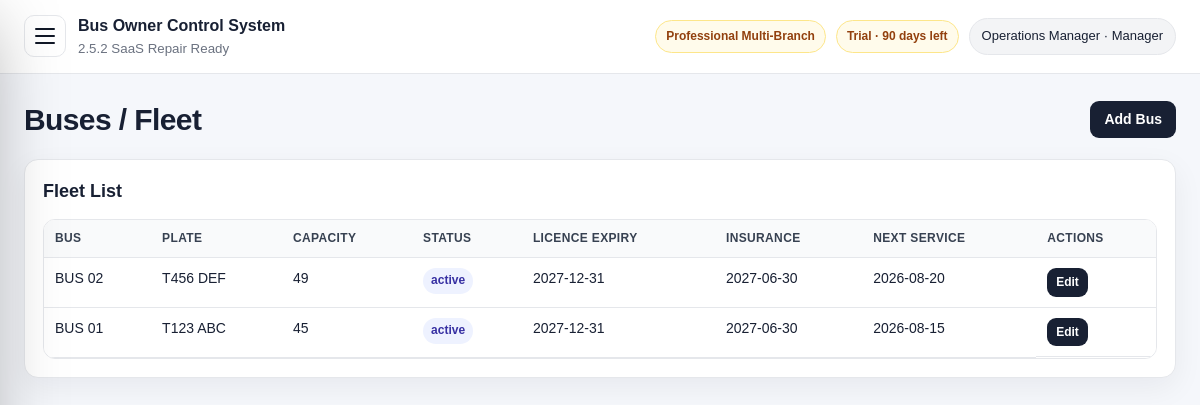
The page /buses.php (signed in) on the database its author committed.
### tables this page shows
CREATE TABLE package_tiers (
  id INT AUTO_INCREMENT PRIMARY KEY,
  code VARCHAR(40) NOT NULL UNIQUE,
  name VARCHAR(120) NOT NULL,
  description TEXT NULL,
  setup_fee DECIMAL(14,2) NOT NULL DEFAULT 0,
  optional_monthly_fee DECIMAL(14,2) NOT NULL DEFAULT 0,
  max_users INT NOT NULL DEFAULT 0,
  max_branches INT NOT NULL DEFAULT 0,
  max_buses INT NOT NULL DEFAULT 0,
  max_routes INT NOT NULL DEFAULT 0,
  max_monthly_trips INT NOT NULL DEFAULT 0,
  features_json LONGTEXT NOT NULL,
  status ENUM('active','inactive') NOT NULL DEFAULT 'active',
  display_order INT NOT NULL DEFAULT 0,
  created_at TIMESTAMP DEFAULT CURRENT_TIMESTAMP,
  updated_at TIMESTAMP NULL DEFAULT NULL ON UPDATE CURRENT_TIMESTAMP
);

CREATE TABLE subscription_license (
  id INT AUTO_INCREMENT PRIMARY KEY,
  company_name VARCHAR(180) NOT NULL DEFAULT 'Bus Company',
  license_key VARCHAR(120) NOT NULL DEFAULT 'DEMO-LICENSE',
  plan VARCHAR(80) NOT NULL DEFAULT 'Professional Multi-Branch',
  package_code VARCHAR(40) NOT NULL DEFAULT 'professional',
  billing_model ENUM('one_time_setup','one_time_plus_optional_support','recurring_subscription') NOT NULL DEFAULT 'one_time_plus_optional_support',
  status ENUM('trial','active','expired','suspended') NOT NULL DEFAULT 'trial',
  start_date DATE NULL,
  expiry_date DATE NULL,
  setup_fee_amount DECIMAL(14,2) NOT NULL DEFAULT 0,
  setup_fee_paid ENUM('no','partial','yes') NOT NULL DEFAULT 'no',
  optional_monthly_fee DECIMAL(14,2) NOT NULL DEFAULT 0,
  optional_monthly_enabled TINYINT(1) NOT NULL DEFAULT 0,
  support_status ENUM('off','active','paused','expired') NOT NULL DEFAULT 'off',
  support_start_date DATE NULL,
  support_expiry_date DATE NULL,
  max_users INT NOT NULL DEFAULT 40,
  max_branches INT NOT NULL DEFAULT 20,
  max_buses INT NOT NULL DEFAULT 50,
  max_routes INT NOT NULL DEFAULT 80,
  max_monthly_trips INT NOT NULL DEFAULT 2000,
  notes TEXT NULL,
  updated_at TIMESTAMP NULL DEFAULT NULL ON UPDATE CURRENT_TIMESTAMP,
  created_at TIMESTAMP DEFAULT CURRENT_TIMESTAMP,
  INDEX idx_subscription_package (package_code),
  INDEX idx_subscription_status (status)
);

CREATE TABLE users (
  id INT AUTO_INCREMENT PRIMARY KEY,
  name VARCHAR(120) NOT NULL,
  email VARCHAR(160) NOT NULL UNIQUE,
  password_hash VARCHAR(255) NOT NULL,
  role ENUM('owner','admin','manager','accountant','agent','parcel_officer') NOT NULL DEFAULT 'manager',
  agent_id INT NULL,
  status ENUM('active','inactive') NOT NULL DEFAULT 'active',
  last_login_at DATETIME NULL,
  created_at TIMESTAMP DEFAULT CURRENT_TIMESTAMP,
  updated_at TIMESTAMP NULL DEFAULT NULL ON UPDATE CURRENT_TIMESTAMP,
  CONSTRAINT fk_users_agent FOREIGN KEY (agent_id) REFERENCES agents(id),
  INDEX idx_users_role_status (role, status),
  INDEX idx_users_agent (agent_id)
);

CREATE TABLE buses (
  id INT AUTO_INCREMENT PRIMARY KEY,
  bus_number VARCHAR(80) NOT NULL,
  plate_number VARCHAR(40) NOT NULL UNIQUE,
  capacity INT NOT NULL,
  model VARCHAR(120) NULL,
  status ENUM('active','maintenance','inactive') NOT NULL DEFAULT 'active',
  latra_license_expiry DATE NULL,
  insurance_expiry DATE NULL,
  next_service_date DATE NULL,
  notes TEXT NULL,
  created_at TIMESTAMP DEFAULT CURRENT_TIMESTAMP
);

### app/core/helpers.php (called while the page is built, shortened)
<?php
function e(?string $value): string
{
    return htmlspecialchars((string)$value, ENT_QUOTES, 'UTF-8');
}
function url(string $path = ''): string
{
    $base = rtrim(dirname($_SERVER['SCRIPT_NAME']), '/\\');
    return $base . '/' . ltrim($path, '/');
}

### app/core/db.php (called while the page is built, shortened)
<?php
function db(): PDO
{
    static $pdo = null;
    if ($pdo instanceof PDO) {
        return $pdo;
    }
    $dsn = 'mysql:host=' . DB_HOST . ';dbname=' . DB_NAME . ';charset=' . DB_CHARSET;
    $options = [
        PDO::ATTR_ERRMODE => PDO::ERRMODE_EXCEPTION,
        PDO::ATTR_DEFAULT_FETCH_MODE => PDO::FETCH_ASSOC,
        PDO::ATTR_EMULATE_PREPARES => false,
    ];
    try {
        $pdo = new PDO($dsn, DB_USER, DB_PASS, $options);
        return $pdo;
    } catch (PDOException $e) {
        http_response_code(500);
        exit('Database connection failed. Check app/config.php and make sure database/schema.sql was imported.');
    }
}

### app/core/auth.php (called while the page is built, shortened)
<?php
require_once __DIR__ . '/db.php';
require_once __DIR__ . '/helpers.php';
require_once __DIR__ . '/saas.php';
function current_user(): ?array
{
    static $user = null;
    if ($user !== null) {
        return $user;
    }
    $stmt = db()->prepare('SELECT id, name, email, role, status, agent_id FROM users WHERE id = ? LIMIT 1');
    $stmt->execute([$_SESSION['user_id']]);
    $user = $stmt->fetch() ?: null;
    return $user;
}
function require_login(): void
{
    if (!current_user()) {
        logout_user();
        redirect('login.php');
    }
}
function role_label(?string $role): string
{
    $labels = [
        'owner' => 'Owner',
        'admin' => 'Admin',
        'manager' => 'Manager',
        'accountant' => 'Accountant',
        'agent' => 'Ticket Agent',
        'parcel_officer' => 'Parcel Officer',
    ];
    return $labels[$role ?? ''] ?? 'Unknown';
}
function has_role(array $roles): bool
{
    $user = current_user();
    return $user && in_array($user['role'], $roles, true);
}
function require_roles(array $roles): void
{
    require_login();
}
function require_manager(): void
{
    require_roles(['owner', 'admin', 'manager']);
}

### app/core/saas.php (called while the page is built, shortened)
<?php
require_once __DIR__ . '/db.php';
require_once __DIR__ . '/helpers.php';
function saas_safe_identifier(string $name): string
{
    return preg_replace('/[^a-zA-Z0-9_]/', '', $name);
}
function saas_table_exists(string $table): bool
{
    $table = saas_safe_identifier($table);
    try {
        $stmt = db()->prepare('SELECT COUNT(*) FROM information_schema.TABLES WHERE TABLE_SCHEMA = DATABASE() AND TABLE_NAME = ?');
        $stmt->execute([$table]);
        return (int)$stmt->fetchColumn() > 0;
    } catch (Throwable $e) {
        try {
            $stmt = db()->prepare('SHOW TABLES LIKE ?');
            $stmt->execute([$table]);
            return (bool)$stmt->fetchColumn();
        } catch (Throwable $inner) {
            return false;
        }
    }
}
function package_tiers(): array
{
    $defaults = saas_default_packages();
    if (!saas_table_exists('package_tiers')) {
        return $defaults;
    }
    try {
        $rows = db()->query('SELECT * FROM package_tiers WHERE status="active" ORDER BY display_order, id')->fetchAll();
        $tiers = [];
        foreach ($rows as $row) {
            $features = json_decode((string)($row['features_json'] ?? '[]'), true);
            $tiers[$row['code']] = [
                'name' => $row['name'],
                'description' => $row['description'] ?? '',
                'setup_fee' => (float)$row['setup_fee'],
                'optional_monthly_fee' => (float)$row['optional_monthly_fee'],
                'max_users' => (int)$row['max_users'],
                'max_branches' => (int)$row['max_branches'],
                'max_buses' => (int)$row['max_buses'],
                'max_routes' => (int)$row['max_routes'],
                'max_monthly_trips' => (int)$row['max_monthly_trips'],
                'features' => $features,
            ];
        }
        return $tiers ?: $defaults;
    } catch (Throwable $e) {
        return $defaults;
    }
}
function package_tier(?string $code = null): array
{
    $tiers = package_tiers();
    $code = $code ?: current_package_code();
    return $tiers[$code] ?? reset($tiers);
}
function current_package_code(): string
{
    $license = saas_current_license();
    if ($license && !empty($license['package_code'])) {
        return (string)$license['package_code'];
    }
    return 'professional';
}
function saas_current_license(): ?array
{
    try {
        if (!saas_table_exists('subscription_license')) return null;
        return db()->query('SELECT * FROM subscription_license ORDER BY id DESC LIMIT 1')->fetch() ?: null;
    } catch (Throwable $e) {
        return null;
    }
}
function saas_license_status(?array $license = null): array
{
    $license = $license ?: saas_current_license();
    $status = $license['status'] ?? 'trial';
    $daysLeft = null;
    if (!empty($license['expiry_date'])) {
        $today = new DateTimeImmutable(date('Y-m-d'));
        $expiry = new DateTimeImmutable($license['expiry_date']);
        $daysLeft = (int)$today->diff($expiry)->format('%r%a');
    }
    $valid = in_array($status, ['trial', 'active'], true);
    $classes = ['trial' => 'warning', 'active' => 'success', 'expired' => 'danger', 'suspended' => 'danger', 'missing' => 'danger'];
    $label = ucfirst($status);
    if ($daysLeft !== null) {
        $label .= $daysLeft >= 0 ? ' · ' . $daysLeft . ' days left' : ' · expired ' . abs($daysLeft) . ' days ago';
    }
    return ['status' => $status, 'is_valid' => $valid, 'label' => $label, 'class' => $classes[$status] ?? 'warning', 'days_left' => $daysLeft];
}
function feature_enabled(string $feature): bool
{
    $tier = package_tier();
    return in_array($feature, $tier['features'] ?? [], true);
}
function require_feature(string $feature): void
{
    if (feature_enabled($feature)) return;
    $labels = saas_feature_labels();
    exit('This feature is not available in the current package: ' . ($labels[$feature] ?? $feature) . '. Upgrade the package to unlock it.');
}
function package_badge(): array
{
    $tier = package_tier();
    $license = saas_current_license();
    $state = saas_license_status($license);
    return [
        'package' => $tier['name'] ?? current_package_code(),
        'status' => $state['label'],
        'class' => $state['class'],
    ];
}

### app/core/settings.php (called while the page is built, shortened)
<?php
require_once __DIR__ . '/db.php';
require_once __DIR__ . '/helpers.php';
function latest_license(): ?array
{
    try {
        $row = db()->query('SELECT * FROM subscription_license ORDER BY id DESC LIMIT 1')->fetch();
        return $row ?: null;
    } catch (Throwable $e) {
        return null;
    }
}
function license_state_label(?array $license = null): array
{
    $license = $license ?: latest_license();
    $status = $license['status'] ?? 'trial';
    $daysLeft = null;
    if (!empty($license['expiry_date'])) {
        $today = new DateTimeImmutable(date('Y-m-d'));
        $expiry = new DateTimeImmutable($license['expiry_date']);
        $daysLeft = (int)$today->diff($expiry)->format('%r%a');
    }
    $classes = ['trial' => 'warning', 'active' => 'success', 'expired' => 'danger', 'suspended' => 'danger', 'missing' => 'danger'];
    $label = ucfirst($status);
    if ($daysLeft !== null) {
        $label .= $daysLeft >= 0 ? ' · ' . $daysLeft . ' days left' : ' · expired ' . abs($daysLeft) . ' days ago';
    }
    return ['status' => $status, 'label' => $label, 'class' => $classes[$status] ?? 'warning', 'days_left' => $daysLeft];
}

### public/buses.php (the view, shortened to what this page needs)
<?php
require_once __DIR__ . '/../app/core/auth.php';
require_once __DIR__ . '/../app/core/saas.php';
require_manager();
require_feature('buses');
$pdo = db();
$rows = $pdo->query('SELECT * FROM buses ORDER BY id DESC')->fetchAll();
?>
<?php include __DIR__ . '/../app/views/header.php'; ?>
<div class="page-title"><h1>Buses / Fleet</h1><a class="btn" href="<?= e(url('buses.php?action=create')) ?>">Add Bus</a></div>
<div class="card"><h2>Fleet List</h2><div class="table-wrap"><table><thead><tr><th>Bus</th><th>Plate</th><th>Capacity</th><th>Status</th><th>Licence Expiry</th><th>Insurance</th><th>Next Service</th><th>Actions</th></tr></thead><tbody>
<?php foreach ($rows as $r): ?><tr><td><?= e($r['bus_number']) ?></td><td><?= e($r['plate_number']) ?></td><td><?= e((string)$r['capacity']) ?></td><td><span class="badge"><?= e($r['status']) ?></span></td><td><?= e($r['latra_license_expiry'] ?? '') ?></td><td><?= e($r['insurance_expiry'] ?? '') ?></td><td><?= e($r['next_service_date'] ?? '') ?></td><td class="actions"><a class="btn small" href="<?= e(url('buses.php?action=edit&id='.$r['id'])) ?>">Edit</a><?php if(can_delete_records()): ?><a class="btn small danger" onclick="return confirm('Delete bus?')" href="<?= e(url('buses.php?action=delete&id='.$r['id'])) ?>">Delete</a><?php endif; ?></td></tr><?php endforeach; ?>
</tbody></table></div></div>
<?php include __DIR__ . '/../app/views/footer.php'; ?>

### app/views/header.php (shortened to what this page needs)
<?php require_once __DIR__ . '/../core/auth.php'; require_once __DIR__ . '/../core/settings.php'; require_once __DIR__ . '/../core/saas.php'; ?>
<!doctype html>
<html lang="en">
<head>
    <?php $cssVersion = @filemtime(__DIR__ . '/../../public/assets/css/style.css') ?: time(); ?>
    <link rel="stylesheet" href="<?= e(url('assets/css/style.css') . '?v=' . $cssVersion) ?>">
</head>
<body>
<div class="app-shell">
    <main class="main">
        <header class="topbar">
            <div class="topbar-left">
                <button class="sidebar-toggle no-print" type="button" aria-label="Open navigation" aria-expanded="false" aria-controls="sidebar">
                    <span></span><span></span><span></span>
                </button>
                <div>
                    <strong><?= e(APP_NAME) ?></strong>
                    <small><?= e(APP_VERSION) ?></small>
                </div>
            </div>
            <?php $user = current_user(); if ($user): $lic = license_state_label(); $pkg = package_badge(); ?>
                <div class="topbar-right">
                    <span class="license-chip <?= e($pkg['class']) ?>"><?= e($pkg['package']) ?></span>
                    <span class="license-chip <?= e($lic['class']) ?>"><?= e($lic['label']) ?></span>
                    <div class="user-chip"><?= e($user['name']) ?> · <?= e(role_label($user['role'])) ?></div>
                </div>
            <?php endif; ?>
        </header>
        <section class="content">

### rows shown on the page
package_tiers: name "Professional Multi-Branch"
subscription_license: status+expiry_date "Trial · 90 days left"
users: name "Operations Manager", role "Manager"
buses: bus_number "BUS 02", plate_number "T456 DEF", capacity "49", status "active", latra_license_expiry "2027-12-31", insurance_expiry "2027-06-30", next_service_date "2026-08-20"
buses: bus_number "BUS 01", plate_number "T123 ABC", capacity "45", status "active", latra_license_expiry "2027-12-31", insurance_expiry "2027-06-30", next_service_date "2026-08-15"

### other values the page prints
APP_NAME "Bus Owner Control System"
APP_VERSION "2.5.2 SaaS Repair Ready"
